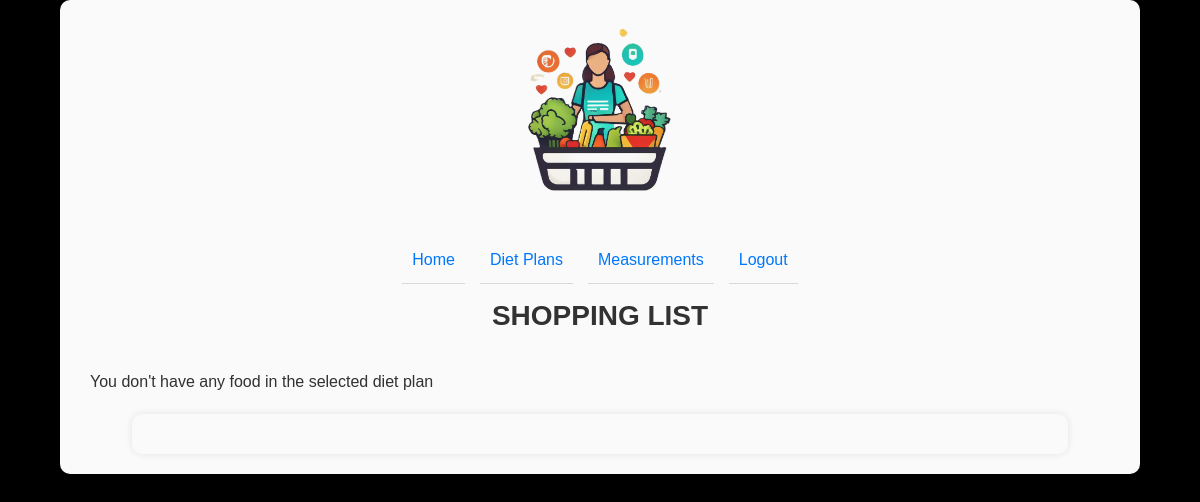
/shopping-list/38 (signed in), run on an earlier commit of the app's database.
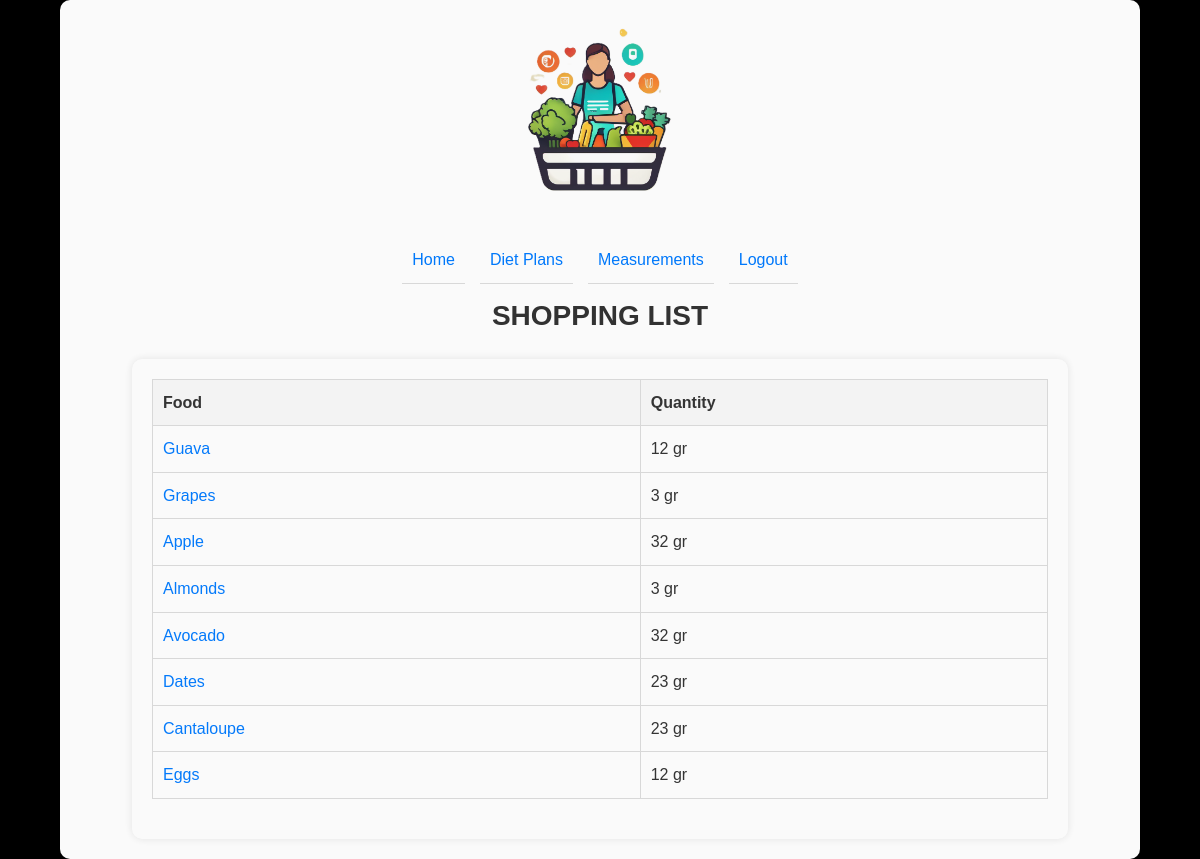
And on a later commit of the database.
### app/models.py (models this page shows)
class Meals(db.Model):
    __tablename__ = 'Meals'
    meal_id = db.Column(db.Integer, primary_key=True)
    dietplan_id = db.Column(db.Integer, db.ForeignKey('DietPlans.dietplan_id'))
    day_type_id = db.Column(db.Integer, db.ForeignKey('DayTypes.day_type_id'))
    meal_type_id = db.Column(db.Integer, db.ForeignKey('MealTypes.meal_type_id'))
    food_id = db.Column(db.Integer, db.ForeignKey('Foods.food_id'))
    quantity = db.Column(db.Integer)

class Foods(db.Model):
    __tablename__ = 'Foods'
    food_id = db.Column(db.Integer, primary_key=True)
    name = db.Column(db.String(255), unique=True, nullable=False)
    calories = db.Column(db.Integer)
    protein = db.Column(db.DECIMAL(5, 2))
    carbs = db.Column(db.DECIMAL(5, 2))
    fats = db.Column(db.DECIMAL(5, 2))

### app/routes.py (the view)
@main.route("/shopping-list/<int:diet_plan_id>", methods=['GET'])
@login_required
def show_selected_shopping_list(diet_plan_id):
    items = db.session.query(Foods.name, Meals.quantity).join(Meals, Foods.food_id == Meals.food_id).filter(
        Meals.dietplan_id == diet_plan_id).all()
    aggregate_items = {}
    for name, quantity in items:
        aggregate_items[name] = aggregate_items.get(name, 0) + quantity
    if not aggregate_items:
        flash ("You don't have any food in the selected diet plan", "error")
        return render_template("shopping_list.html")
    return render_template("shopping_list.html", items=aggregate_items)

### app/helpers.py (called while the page is built)
def login_required(f):
    from functools import wraps
    @wraps(f)
    def decorated_function(*args, **kwargs):
        if 'user_id' not in session:
            return redirect(url_for('main.login', next=request.url))
        return f(*args, **kwargs)
    return decorated_function

### app/templates/shopping_list.html (shortened to what this page needs)
{% extends "base.html" %}
{% block content %}
    <h2 class="text-center">SHOPPING LIST</h2>
    {% with messages = get_flashed_messages(with_categories=true) %}
        {% if messages %}
            {% for category, message in messages %}
                <div class="alert alert-{{ category }}">
                    {{ message }}
                </div>
            {% endfor %}
        {% endif %}
    {% endwith %}
    <div class="container">
        {% if items %}
            <table class="shopping-list">
                <thead>
                    <tr>
                        <th>Food</th>
                        <th>Quantity</th>
                    </tr>
                </thead>
                <tbody>
                    {% for name, quantity in items.items() %}
                        <tr>
                            <td><a href="{{ url_for('main.food_details', food_name=name) }}">{{ name }}</a></td>
                            <td>{{ quantity }} gr</td>
                        </tr>
                    {% endfor %}
                </tbody>
            </table>
        {% endif %}
    </div>
{% endblock %}

### app/templates/base.html (shortened to what this page needs)
<!DOCTYPE html>
<html lang="en">
<head>
    <link rel="stylesheet" href="{{ url_for('static', filename='styles.css') }}">
</head>
<body>
    <div class="container">
        <div class="logo">
            <img src="{{ url_for('static', filename='logo.png') }}" alt="Logo" width="170" height="50">
        </div>
        <nav class="nav-links">
            <ul>
                <li><a href="{{ url_for('main.index') }}">Home</a></li>
                <li><a href="{{ url_for('main.diet_plan') }}">Diet Plans</a></li>
                <li><a href="{{ url_for('main.measurements') }}">Measurements</a></li>
                <li><a href="{{ url_for('main.logout')}}"> Logout</a></li>
            </ul>
        </nav>
        {% block content %}{% endblock %}
    </div>
</body>
</html>

### app/static/styles.css (style rules this page uses)
* { margin: 0; padding: 0; box-sizing: border-box; }
:root { --primary-color: #007bff; --secondary-color: #333; --bg-color: #000; --container-bg-color: #fff; --heading-color: #333; --link-hover-color: #0056b3; --success-bg: #d4edda; --success-text: #155724; --error-bg: #f8d7da; --error-text: #721c24; --padding: 20px; }
html, body { font-family: Arial, sans-serif; line-height: 1.6; background-color: var(--bg-color); color: var(--secondary-color); background-image: url('/static/background.jpg'); background-size: cover; background-repeat: no-repeat; background-position: center; }
h1, h2, h3, h4, h5, h6 { color: var(--heading-color); margin-bottom: 15px; }
h2 { font-size: 1.75em; text-align: center; margin-bottom: 20px; }
a { color: var(--primary-color); text-decoration: none; }
.container { width: 90%; max-width: 1200px; margin: 0 auto; padding: var(--padding); background-color: var(--container-bg-color); border-radius: 10px; box-shadow: 0 0 10px rgba(0, 0, 0, 0.1); opacity: 0.98; }
.logo { text-align: center; margin-bottom: 20px; }
.logo img { max-width: 100%; height: auto; }
.nav-links ul { list-style-type: none; display: flex; justify-content: center; padding: 0; }
.nav-links ul li { margin-right: 15px; }
.nav-links ul li:last-child { margin-right: 0; }
table { width: 100%; border-collapse: collapse; margin-bottom: 20px; }
table th, table td { padding: 10px; border: 1px solid #ddd; text-align: left; }
table th { background-color: #f8f8f8; }
ul { list-style-type: none; padding: 0; }
ul li { padding: 10px; border-bottom: 1px solid #ddd; margin-bottom: 10px; }
ul li a { color: var(--primary-color); text-decoration: none; }

What changed in the data, as far as the page shows it:
added Meals: name "Guava", quantity "12"
added Meals: name "Grapes", quantity "3"
added Meals: name "Apple", quantity "32"
added Meals: name "Almonds", quantity "3"
added Meals: name "Avocado", quantity "32"
added Meals: name "Dates", quantity "23"
added Meals: name "Cantaloupe", quantity "23"
added Meals: name "Eggs", quantity "12"
Also different on the page:
text now shown: "Food Quantity"
list line gone: "You don't have any food in the selected diet plan"
